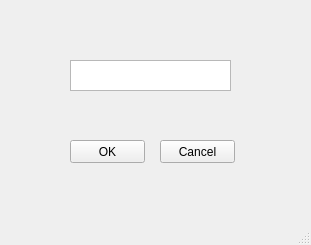
<?xml version="1.0" encoding="UTF-8"?>
<ui version="4.0">
 <class>cancelWindow</class>
 <widget class="QMainWindow" name="cancelWindow">
  <property name="geometry">
   <rect>
    <x>0</x>
    <y>0</y>
    <width>311</width>
    <height>245</height>
   </rect>
  </property>
  <property name="windowTitle">
   <string>MainWindow</string>
  </property>
  <widget class="QWidget" name="centralwidget">
   <widget class="QPushButton" name="okButton">
    <property name="geometry">
     <rect>
      <x>70</x>
      <y>140</y>
      <width>75</width>
      <height>23</height>
     </rect>
    </property>
    <property name="text">
     <string>OK</string>
    </property>
   </widget>
   <widget class="QPushButton" name="cancelButton">
    <property name="geometry">
     <rect>
      <x>160</x>
      <y>140</y>
      <width>75</width>
      <height>23</height>
     </rect>
    </property>
    <property name="text">
     <string>Cancel</string>
    </property>
   </widget>
   <widget class="QPlainTextEdit" name="plainTextEdit">
    <property name="geometry">
     <rect>
      <x>70</x>
      <y>60</y>
      <width>161</width>
      <height>31</height>
     </rect>
    </property>
   </widget>
  </widget>
  <widget class="QMenuBar" name="menubar">
   <property name="geometry">
    <rect>
     <x>0</x>
     <y>0</y>
     <width>311</width>
     <height>23</height>
    </rect>
   </property>
  </widget>
  <widget class="QStatusBar" name="statusbar"/>
 </widget>
 <resources/>
 <connections/>
</ui>
